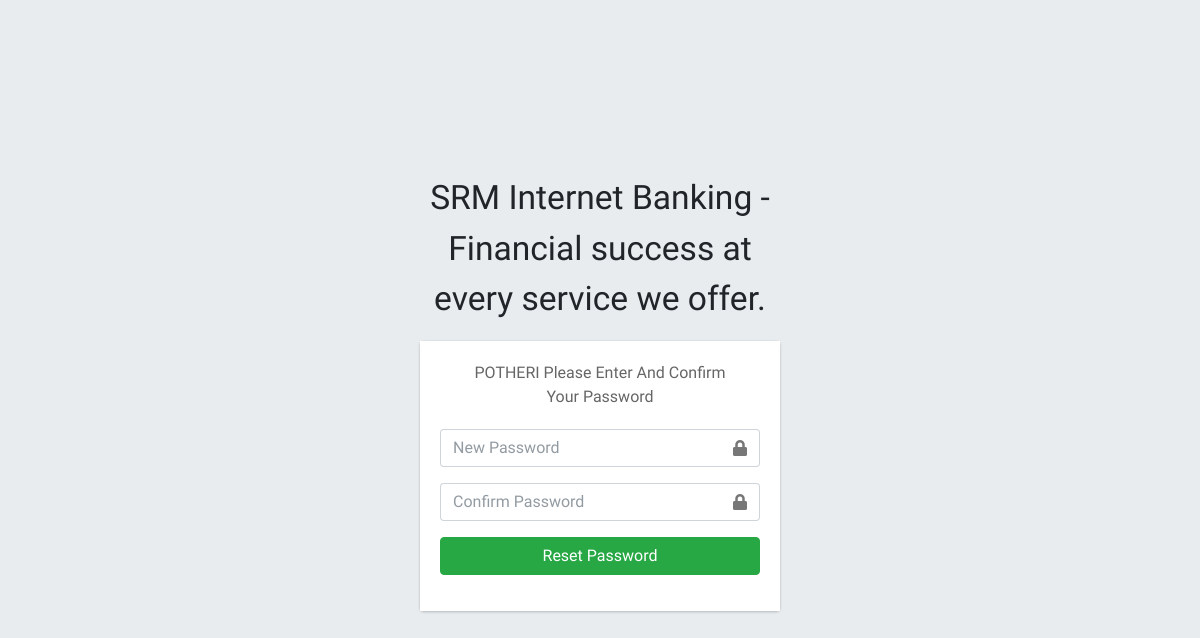
Page /client/pages_confirm_password.php (signed in) on the committed database.
### tables this page shows
CREATE TABLE `ib_systemsettings` (
  `id` int(20) NOT NULL,
  `sys_name` longtext NOT NULL,
  `sys_tagline` longtext NOT NULL,
  `sys_logo` varchar(200) NOT NULL
);

CREATE TABLE `ib_clients` (
  `client_id` int(11) NOT NULL,
  `name` varchar(200) NOT NULL,
  `national_id` varchar(200) NOT NULL,
  `phone` varchar(200) NOT NULL,
  `address` varchar(200) NOT NULL,
  `email` varchar(200) DEFAULT NULL,
  `password` varchar(200) NOT NULL,
  `profile_pic` varchar(200) NOT NULL,
  `client_number` varchar(200) NOT NULL
);

### client/pages_confirm_password.php (the view, shortened to what this page needs)
<?php
include('conf/config.php');
$ret = "SELECT * FROM `iB_SystemSettings` ";
$stmt = $mysqli->prepare($ret);
$stmt->execute();
$res = $stmt->get_result();
while ($auth = $res->fetch_object()) {
?>
    <!DOCTYPE html>
    <html>
    <?php include("dist/_partials/head.php"); ?>
    <body class="hold-transition login-page">
        <div class="login-box">
            <div class="login-logo">
                <p><?php echo $auth->sys_name; ?> - <?php echo $auth->sys_tagline; ?></p>
            </div>
            <div class="card">
                <div class="card-body login-card-body">
                    <?php
                    $email  = $_SESSION['email'];
                    $ret = "SELECT * FROM  iB_clients  WHERE email = '$email'";
                    $stmt = $mysqli->prepare($ret);
                    $stmt->execute();
                    $res = $stmt->get_result();
                    while ($row = $res->fetch_object()) {
                    ?>
                        <p class="login-box-msg"><?php echo $row->name; ?> Please Enter And Confirm Your Password</p>
                    <?php
                    } ?>
                    <form method="POST">
                        <div class="input-group mb-3">
                            <input type="password" required name="new_password" class="form-control" placeholder="New Password">
                            <div class="input-group-append">
                                <div class="input-group-text">
                                    <span class="fas fa-lock"></span>
                                </div>
                            </div>
                        </div>
                        <div class="input-group mb-3">
                            <input type="password" required name="confirm_password" class="form-control" placeholder="Confirm Password">
                            <div class="input-group-append">
                                <div class="input-group-text">
                                    <span class="fas fa-lock"></span>
                                </div>
                            </div>
                        </div>
                        <div class="row">
                            <div class="col-12">
                                <button type="submit" name="confirm_reset_password" class="btn btn-success btn-block">Reset Password</button>
                            </div>
                        </div>
                    </form>
                </div>
            </div>
        </div>
    </body>
    </html>
<?php
} ?>

### rows in the picture
ib_systemsettings: sys_name "SRM Internet Banking", sys_tagline "Financial success at every service we offer."
ib_clients: name "POTHERI"
